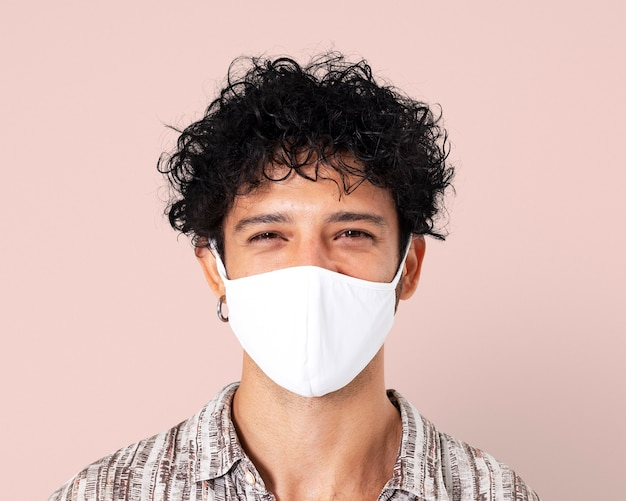
#> input picture images/test2.jpg, 626 x 501 px, found by its file name
$ python 'Eye & Face Detection.py'
#> lines starting #> are read from the running program, lines starting #| are printed output that depends on the picture; after the words box and inside, x2 and y2 are one past the last pixel; in counts of white or black regions, pixels touching at a corner belong together
#working on imgpath
import cv2

face_classifier = cv2.CascadeClassifier('venv/haarcascades/Haarcascades/haarcascade_frontalface_default.xml')
eye_classifier = cv2.CascadeClassifier('venv/haarcascades/Haarcascades/haarcascade_eye.xml')

img = cv2.imread('img/test2.jpg')
#> img is the input picture: shape (501, 626, 3); mean B, G, R 174, 180.5, 209.4
gray = cv2.cvtColor(img,cv2.COLOR_BGR2GRAY)
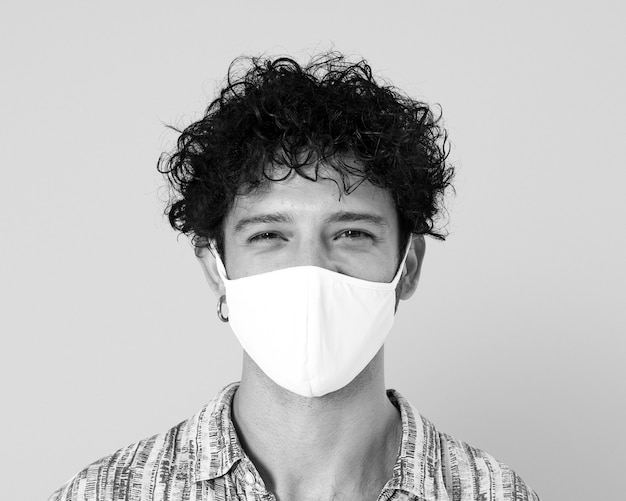
#> gray: shape (501, 626); min 0, max 255, mean 188.5


faces = face_classifier.detectMultiScale(gray,1.3,3)
#> faces = [[208, 163, 209, 209]]
if faces is ():
    print('NO face found')

for (x,y,w,h) in faces:
    cv2.rectangle(img,(x,y),(x+w,y+h),(0,0,255),2)
    roi_gray = gray[y:y+h, x:x+w]
    roi_color = img[y:y+h, x:x+w]
    eyes = eye_classifier.detectMultiScale(roi_gray, 1.2, 3)
    for (ex,ey,ew,eh) in eyes:
        cv2.rectangle(roi_color,(ex,ey),(ex+ew,ey+eh),(255,0,0),2)
#> this loop made 1 pass
#> (x, y, w, h, eyes) on pass 1: (208, 163, 209, 209, [[116, 49, 48, 48], [30, 47, 57, 57]])
#> pass 1, `roi_gray = gray[y:y+h, x:x+w]`:
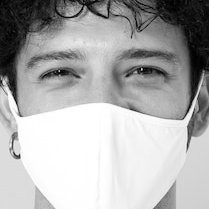
#> roi_gray: shape (209, 209); min 0, max 255, mean 174.3
#> pass 1, `roi_color = img[y:y+h, x:x+w]`:
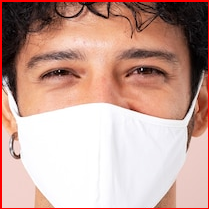
#> roi_color: shape (209, 209, 3); mean B, G, R 153.7, 163.5, 199.7
#> after the loop:
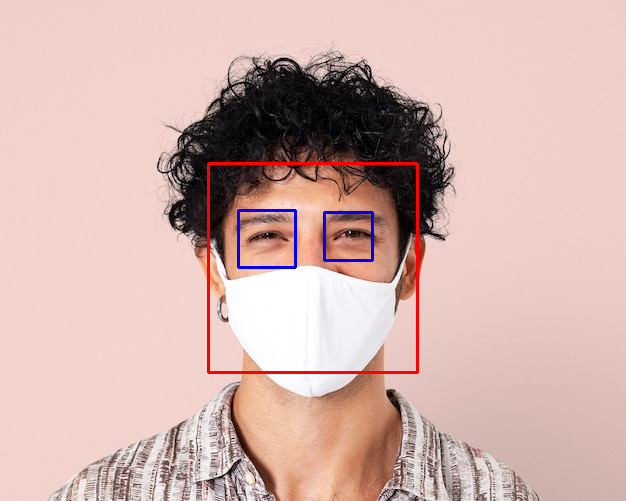
#> img: shape (501, 626, 3); 1.2% of pixels changed, all inside (x1, y1, x2, y2) = (207, 162, 419, 374)
#> after the loop:
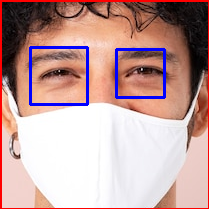
#> roi_color: shape (209, 209, 3); 2.87% of pixels changed, all inside (x1, y1, x2, y2) = (29, 46, 166, 106)

# imshow('Eye & Face Detection',img)

# cv2.imshow('Eye & Face Detection',img)
while True:
  cv2.imshow("window",img)
  if cv2.waitKey(1) & 0xFF == ord('x'):
#> (key x is pressed here)
    break

cv2.destroyAllWindows()

$ run again, with images/test1.jpeg copied over images/test2.jpg
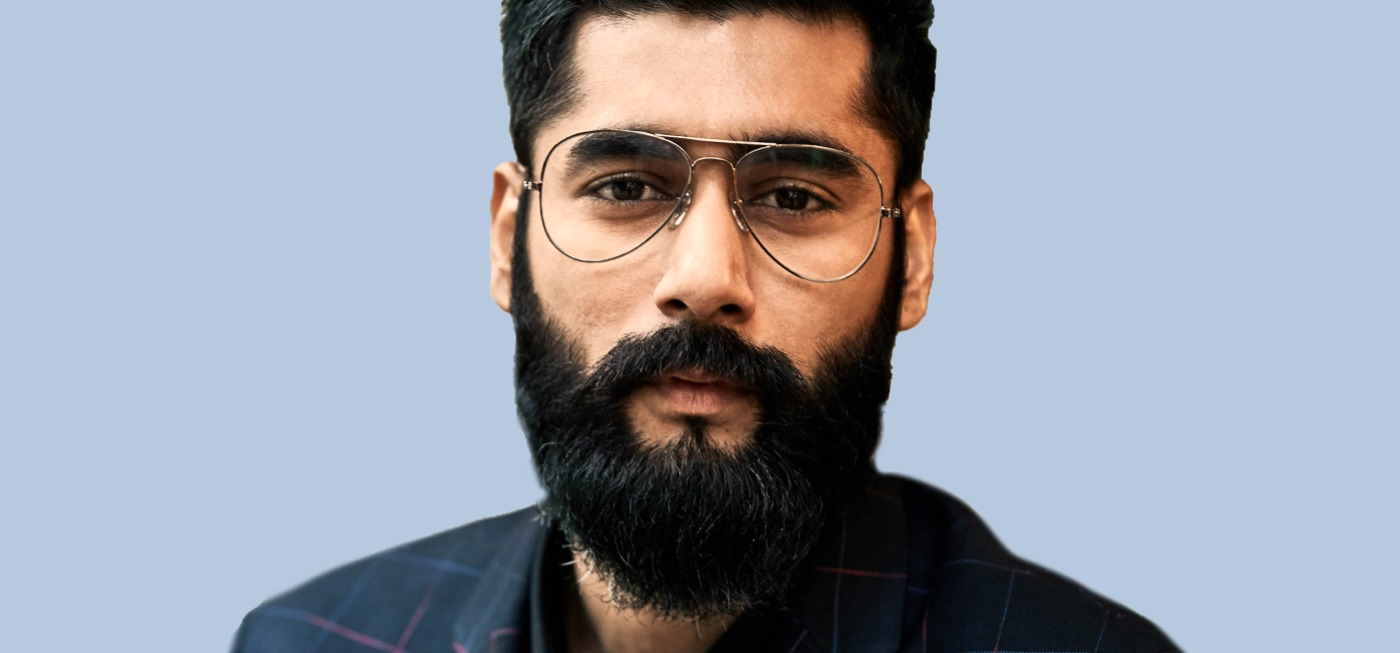
#> input picture images/test1.jpeg, 1400 x 653 px, found by its file name
#> img is the input picture: shape (653, 1400, 3); mean B, G, R 167.3, 156.5, 151
#> `gray = cv2.cvtColor(img,cv2.COLOR_BGR2GRAY)`:
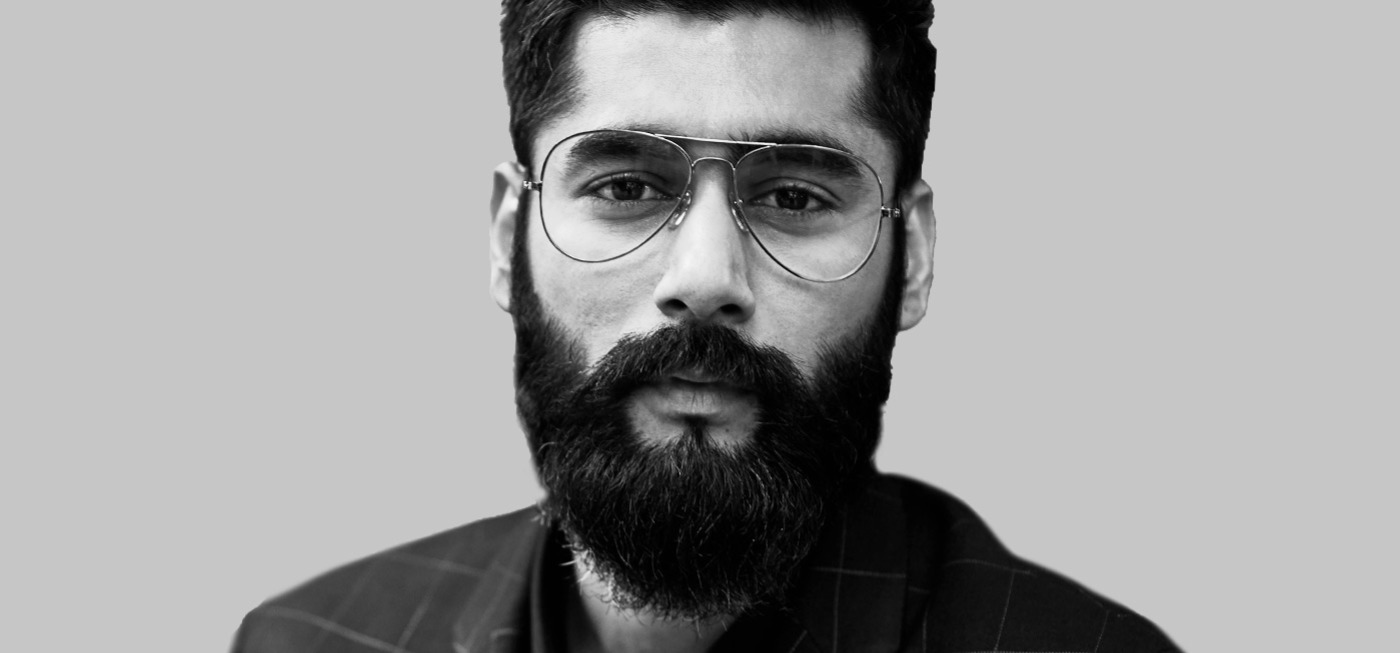
#> gray: shape (653, 1400); min 0, max 249, mean 156
#> faces = [[480, 19, 458, 458]]
#> the loop `for (x,y,w,h) in faces:` made 1 pass
#> (x, y, w, h, eyes) on pass 1: (480, 19, 458, 458, [[274, 157, 50, 50], [90, 130, 83, 83]])
#> after the loop `for (x,y,w,h) in faces:`:
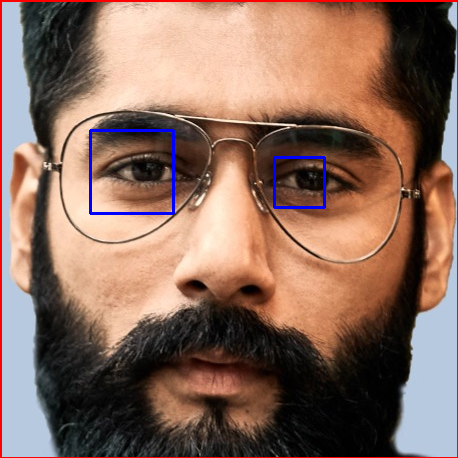
#> roi_color: shape (458, 458, 3); mean B, G, R 93.2, 106.7, 137.5
